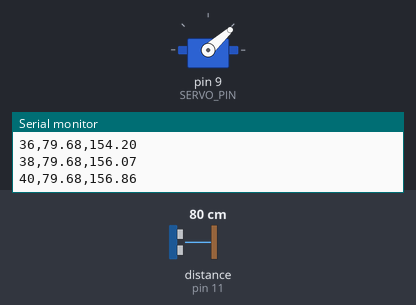
Bench run of a sketch on a simulated Arduino Uno, built with avr-gcc and run on an emulated ATmega328P. Shown: servo, the last lines printed to the serial monitor. Wiring (inferred from the names in the program): ultrasonic range finder: trigger pin 10; echo pin 11. Inputs (shaded band) come from the test bench; at power-on: distance to the obstacle (sensor on pin 11) 80 cm. The echo pulse lasts 58.3 µs per cm.

Above: at 1.29 s.
1.3 s: distance to the obstacle (sensor on pin 11) set to 299 cm
At 1.96 s:
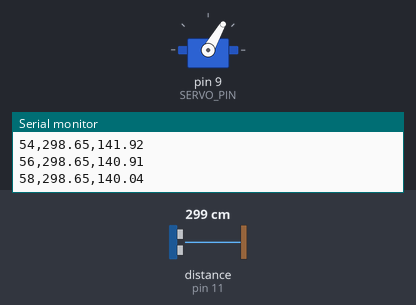
4.3 s: distance to the obstacle (sensor on pin 11) set to 2 cm
At 4.45 s:
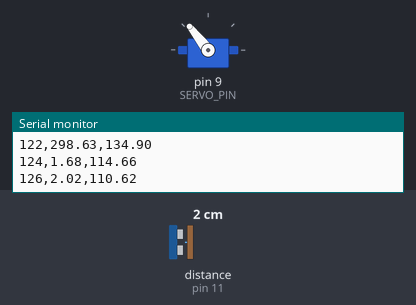
7.3 s: distance to the obstacle (sensor on pin 11) set to 120 cm
At 7.78 s:
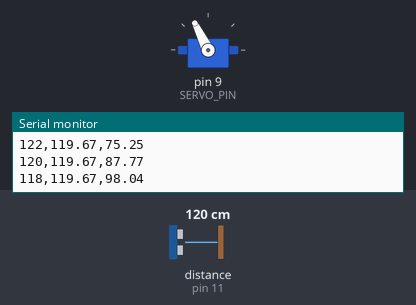
Timing chart, 0 to 19.3 s (numbered marks = the images above; inputs shaded):
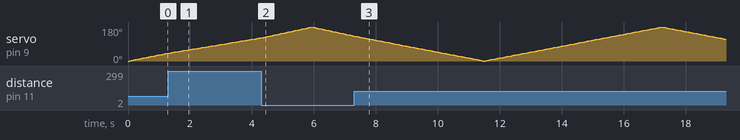

The sketch:

radar_sender.ino
```cpp
#include <Servo.h>

// Example hardware wiring (HC-SR04 + servo):
// Servo signal -> D9
// HC-SR04 trig -> D10
// HC-SR04 echo -> D11

const int SERVO_PIN = 9;
const int TRIG_PIN = 10;
const int ECHO_PIN = 11;

Servo scanner;

int angle = 0;
int stepDeg = 2;
unsigned long lastDetectionMs = 0;
float emaFrequency = 0.0f;

float readDistanceCm() {
  digitalWrite(TRIG_PIN, LOW);
  delayMicroseconds(2);
  digitalWrite(TRIG_PIN, HIGH);
  delayMicroseconds(10);
  digitalWrite(TRIG_PIN, LOW);

  long duration = pulseIn(ECHO_PIN, HIGH, 30000);
  if (duration == 0) {
    return 400.0f;
  }

  return (duration * 0.0343f) / 2.0f;
}

void setup() {
  Serial.begin(9600);
  scanner.attach(SERVO_PIN);
  pinMode(TRIG_PIN, OUTPUT);
  pinMode(ECHO_PIN, INPUT);
}

void loop() {
  scanner.write(angle);
  delay(20);

  float distance = readDistanceCm();
  unsigned long now = millis();

  float instantFrequency = 0.0f;
  if (distance >= 2.0f && distance <= 350.0f) {
    if (lastDetectionMs > 0) {
      float deltaSec = (now - lastDetectionMs) / 1000.0f;
      if (deltaSec > 0.0f) {
        instantFrequency = 1.0f / deltaSec;
      }
    }
    lastDetectionMs = now;
  }

  emaFrequency = (0.85f * emaFrequency) + (0.15f * instantFrequency);

  // Output format expected by the Flask app:
  // angle,distance,frequency
  Serial.print(angle);
  Serial.print(",");
  Serial.print(distance, 2);
  Serial.print(",");
  Serial.println(emaFrequency * 10.0f, 2);

  angle += stepDeg;
  if (angle >= 180 || angle <= 0) {
    stepDeg = -stepDeg;
  }

  delay(35);
}
```
